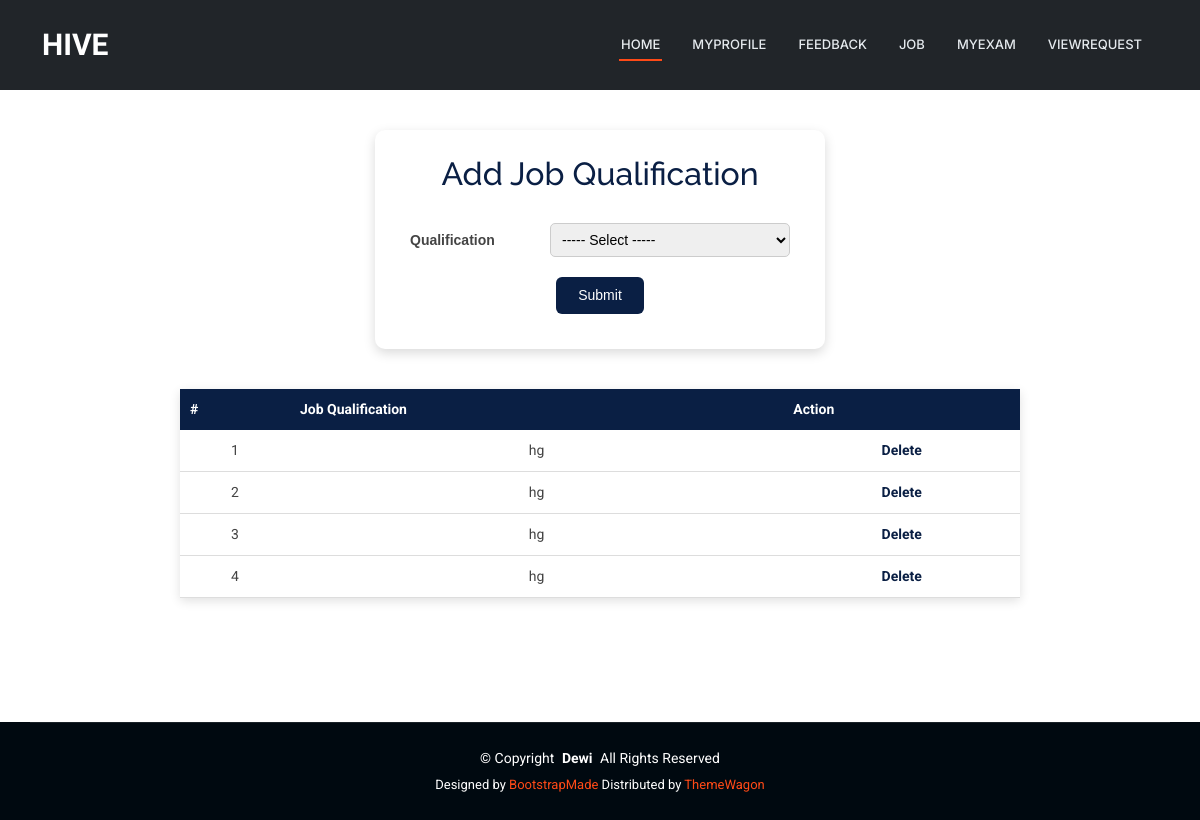
Before: /JobProvider/JobQualification/8 with the older database file.
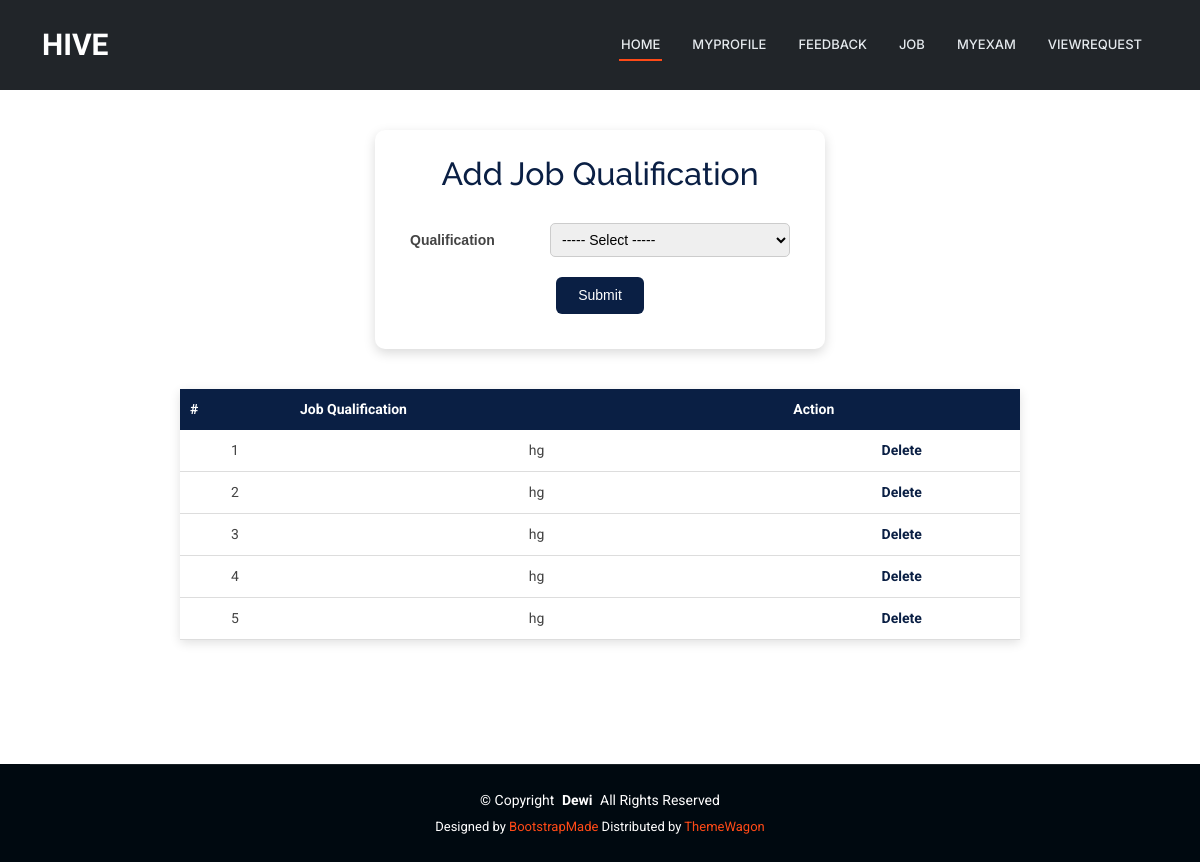
After: the same page with the newer database file.
### JobProvider/models.py (models this page shows)
class tbl_jobqualification(models.Model):
    qualification_id=models.ForeignKey(tbl_qualification,on_delete=models.CASCADE)
    job_id=models.ForeignKey(tbl_job,on_delete=models.CASCADE)

### Admin/models.py (models this page shows)
class tbl_qualification(models.Model):
    qualification_name=models.CharField(max_length=50)

### JobProvider/views.py (the view)
# urls.py: path('JobQualification/<int:jid>',views.JobQualification,name="JobQualification"),
def JobQualification(request,jid):
    qualificationdata=tbl_qualification.objects.all()
    jobqualificationdata=tbl_jobqualification.objects.all()
    if request.method == "POST":
        qualification=tbl_qualification.objects.get(id=request.POST.get('sel_qualification'))
        job=tbl_job.objects.get(id=jid)
        tbl_jobqualification.objects.create(qualification_id=qualification,job_id=job)
        return render(request,'JobProvider/JobQualification.html',{'msg':'Qualification Added..'})
    else:
        return render(request,'JobProvider/JobQualification.html',{'qualificationdata':qualificationdata,'jobqualificationdata':jobqualificationdata})

### JobProvider/Templates/JobProvider/JobQualification.html (shortened to what this page needs)
{% extends 'JobProvider/Header.html' %}
{% block content %}
<div class="jp-qual-wrapper">
    <div class="jp-qual-card">
        <h2>Add Job Qualification</h2>
        <form action="" method="POST">
            <table class="jp-qual-form-table">
                <tr>
                    <td>Qualification</td>
                    <td>
                        <select name="sel_qualification" class="jp-qual-select" required>
                            <option value="">----- Select -----</option>
                        </select>
                    </td>
                </tr>
                <tr>
                    <td colspan="2" align="center">
                        <input type="submit" value="Submit" class="jp-qual-btn">
                    </td>
                </tr>
            </table>
        </form>
    </div>
</div>
<div class="jp-qual-table-wrapper">
    <table class="jp-qual-table">
        <tr>
            <th>#</th>
            <th>Job Qualification</th>
            <th>Action</th>
        </tr>
        {% for i in jobqualificationdata %}
        <tr>
            <td>{{ forloop.counter }}</td>
            <td>{{ i.qualification_id.qualification_name }}</td>
            <td class="jp-qual-action">
                <a href="{% url 'JobProvider:DeleteJobqualification' i.id %}">
                    Delete
                </a>
            </td>
        </tr>
        {% endfor %}
    </table>
</div>
{% endblock %}

Changed rows visible on the page:
added tbl_jobqualification: qualification_id.qualification_name "hg"
